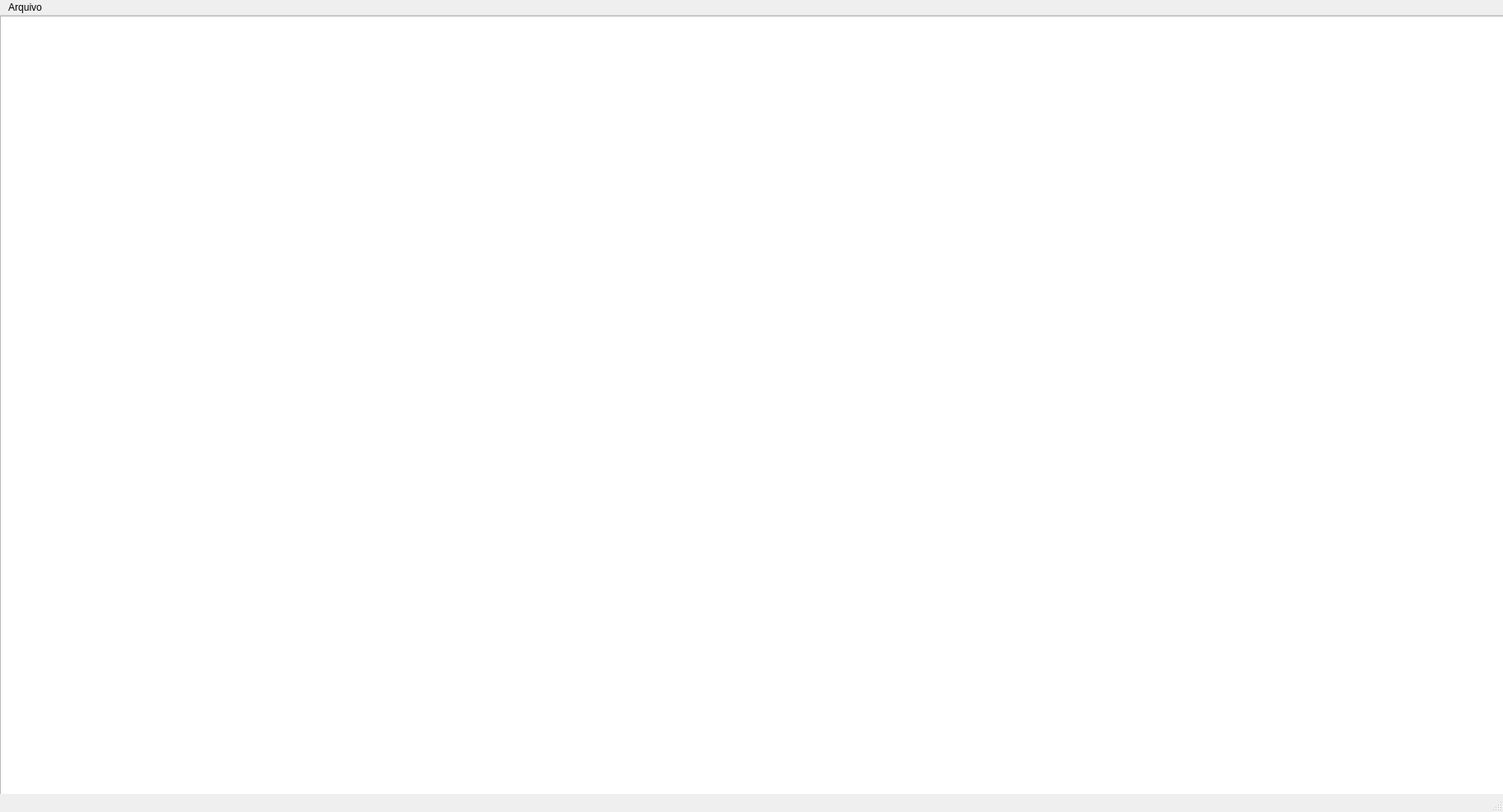
<?xml version="1.0" encoding="UTF-8"?>
<ui version="4.0">
 <class>MainWindow</class>
 <widget class="QMainWindow" name="MainWindow">
  <property name="geometry">
   <rect>
    <x>0</x>
    <y>0</y>
    <width>1821</width>
    <height>984</height>
   </rect>
  </property>
  <property name="windowTitle">
   <string>MainWindow</string>
  </property>
  <widget class="QWidget" name="centralwidget">
   <widget class="QTextEdit" name="textEdit">
    <property name="geometry">
     <rect>
      <x>0</x>
      <y>0</y>
      <width>1931</width>
      <height>1041</height>
     </rect>
    </property>
    <property name="html">
     <string>&lt;!DOCTYPE HTML PUBLIC &quot;-//W3C//DTD HTML 4.0//EN&quot; &quot;http://www.w3.org/TR/REC-html40/strict.dtd&quot;&gt;
&lt;html&gt;&lt;head&gt;&lt;meta name=&quot;qrichtext&quot; content=&quot;1&quot; /&gt;&lt;style type=&quot;text/css&quot;&gt;
p, li { white-space: pre-wrap; }
&lt;/style&gt;&lt;/head&gt;&lt;body style=&quot; font-family:'MS Shell Dlg 2'; font-size:8.25pt; font-weight:400; font-style:normal;&quot;&gt;
&lt;p style=&quot;-qt-paragraph-type:empty; margin-top:0px; margin-bottom:0px; margin-left:0px; margin-right:0px; -qt-block-indent:0; text-indent:0px;&quot;&gt;&lt;br /&gt;&lt;/p&gt;&lt;/body&gt;&lt;/html&gt;</string>
    </property>
   </widget>
  </widget>
  <widget class="QStatusBar" name="statusbar"/>
  <widget class="QMenuBar" name="menubar">
   <property name="geometry">
    <rect>
     <x>0</x>
     <y>0</y>
     <width>1821</width>
     <height>21</height>
    </rect>
   </property>
   <widget class="QMenu" name="menuagua">
    <property name="title">
     <string>Arquivo</string>
    </property>
    <addaction name="actionNovo"/>
    <addaction name="actionAbrir"/>
    <addaction name="actionSalvar"/>
    <addaction name="actionSair"/>
   </widget>
   <addaction name="menuagua"/>
  </widget>
  <action name="actionNovo">
   <property name="text">
    <string>Novo</string>
   </property>
   <property name="shortcut">
    <string>Ctrl+N</string>
   </property>
  </action>
  <action name="actionAbrir">
   <property name="text">
    <string>Abrir</string>
   </property>
   <property name="shortcut">
    <string>Ctrl+O</string>
   </property>
  </action>
  <action name="actionSalvar">
   <property name="text">
    <string>Salvar</string>
   </property>
   <property name="shortcut">
    <string>Ctrl+S</string>
   </property>
  </action>
  <action name="actionSair">
   <property name="text">
    <string>Sair</string>
   </property>
  </action>
 </widget>
 <resources/>
 <connections/>
</ui>
